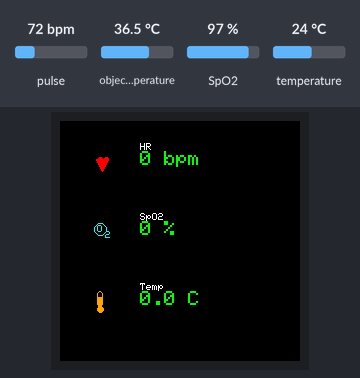
Simulated run of this sketch. Board: ESP32. Parts: 240×240 colour display. The test bench sets the inputs (shaded band); at power-on: pulse 72 bpm, SpO2 97 %, temperature 24 °C, object temperature 36.5 °C. WiFi joins after 1.5 s; servers stay silent unless stated; what the sketch prints to the serial monitor is not drawn.

Above: at 4.47 s.
4.5 s: pulse set to 42 bpm
At 7.96 s:
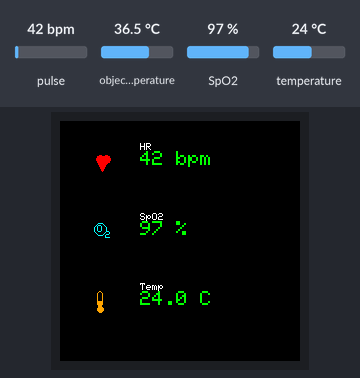
9.4 s: SpO2 set to 80 %
At 12.46 s:
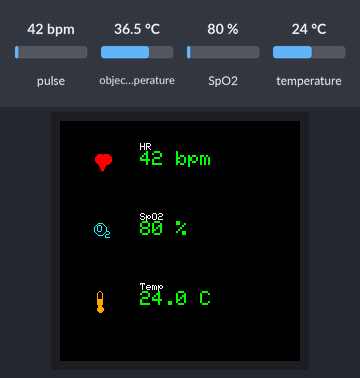
13.3 s: temperature set to 12 °C
At 15.88 s:
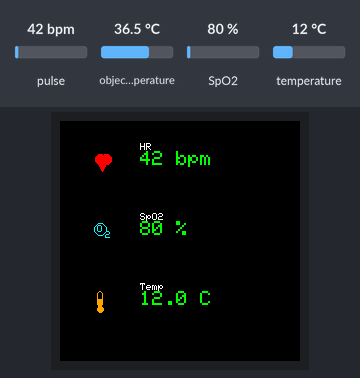
17.3 s: object temperature set to 20 °C
At 21.47 s:
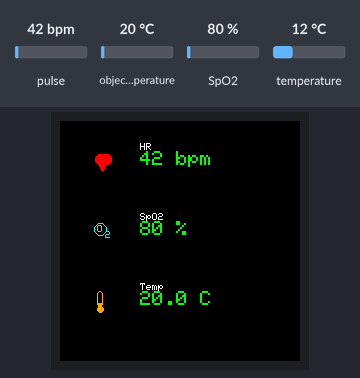
21.5 s: pulse set to 70 bpm
At 24.49 s:
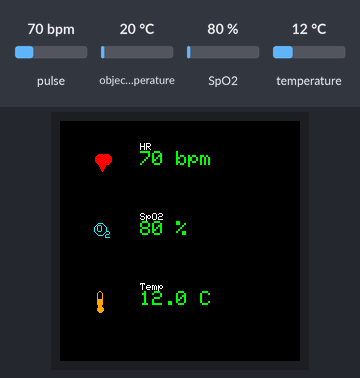

The sketch:

ucmn-smartbmi.ino
```cpp
#include <Wire.h>
#include <SPI.h>
#include <Adafruit_GFX.h>
#include <Adafruit_GC9A01A.h>
#include <Adafruit_MLX90614.h>
#include "MAX30105.h"
#include "spo2_algorithm.h"

#include "configFirebase.h"
CONFIGFIREBASE conFirebase;

// ===== TFT PINS =====
#define TFT_MOSI 23 //SDA
#define TFT_SCLK 18 //SCl
#define TFT_CS   5
#define TFT_DC   15
#define TFT_RST  4

Adafruit_GC9A01A tft(TFT_CS, TFT_DC, TFT_RST);

MAX30105 particleSensor;
Adafruit_MLX90614 mlx;

// ===== SPO2 BUFFERS =====
#define BUFFER_SIZE 100
uint32_t irBuffer[BUFFER_SIZE];
uint32_t redBuffer[BUFFER_SIZE];

int32_t spo2;
int8_t validSPO2;
int32_t heartRate;
int8_t validHeartRate;

float temperature = 0;

unsigned long lastSampleTime   = 0;
unsigned long lastComputeTime  = 0;
unsigned long lastTempReadTime = 0;
unsigned long lastUIUpdate     = 0;
unsigned long prevTime = 0;

const unsigned long SAMPLE_INTERVAL   = 10;
const unsigned long COMPUTE_INTERVAL  = 4000;
const unsigned long TEMP_INTERVAL     = 5000;
const unsigned long UI_INTERVAL       = 120;

int bufferIndex = 0;
bool bufferReady = false;

// ===== Layout =====
#define ICON_X   40
#define VALUE_X  80
#define HR_Y     30
#define SPO2_Y   100
#define TEMP_Y   170

// ===== Animation =====
int heartPulse = 0;
bool heartGrow = true;
int waveOffset = 0;

// ===== UI Functions =====
void drawStaticUI() {
  tft.fillScreen(GC9A01A_BLACK);

  tft.setTextColor(GC9A01A_WHITE);
  tft.setTextSize(1);

  tft.setCursor(VALUE_X, HR_Y - 8); tft.print("HR");
  tft.setCursor(VALUE_X, SPO2_Y - 8); tft.print("SpO2");
  tft.setCursor(VALUE_X, TEMP_Y - 8); tft.print("Temp");
}

void updateValues() {
  // Clear previous values
  tft.fillRect(VALUE_X, HR_Y, 100, 20, GC9A01A_BLACK);
  tft.fillRect(VALUE_X, SPO2_Y, 100, 20, GC9A01A_BLACK);
  tft.fillRect(VALUE_X, TEMP_Y, 100, 20, GC9A01A_BLACK);

  tft.setTextColor(GC9A01A_GREEN);
  tft.setTextSize(2);

  tft.setCursor(VALUE_X, HR_Y); tft.print(validHeartRate ? heartRate : 0); tft.print(" bpm");
  tft.setCursor(VALUE_X, SPO2_Y); tft.print(validSPO2 ? spo2 : 0); tft.print(" %");
  tft.setCursor(VALUE_X, TEMP_Y); tft.print(temperature, 1); tft.print(" C");
}

void drawAnimations() {
  // Clear icon areas only
  tft.fillRect(ICON_X - 10, HR_Y - 5, 30, 30, GC9A01A_BLACK);
  tft.fillRect(ICON_X - 10, SPO2_Y - 5, 30, 30, GC9A01A_BLACK);
  tft.fillRect(ICON_X - 10, TEMP_Y - 5, 30, 30, GC9A01A_BLACK);

  int size = 3 + heartPulse;
  tft.fillCircle(ICON_X, HR_Y + 8, size, GC9A01A_RED);
  tft.fillCircle(ICON_X + 6, HR_Y + 8, size, GC9A01A_RED);
  tft.fillTriangle(ICON_X - 4, HR_Y + 8, ICON_X + 8, HR_Y + 8, ICON_X + 2, HR_Y + 20, GC9A01A_RED);

  tft.drawCircle(ICON_X, SPO2_Y + 8, 6, GC9A01A_CYAN);
  tft.setTextColor(GC9A01A_CYAN);
  tft.setTextSize(1);
  tft.setCursor(ICON_X - 3, SPO2_Y + 4); tft.print("O");
  tft.setCursor(ICON_X + 5, SPO2_Y + 10); tft.print("2");

  int bx = ICON_X - 3;
  int by = TEMP_Y;
  tft.drawRoundRect(bx, by, 6, 16, 3, GC9A01A_ORANGE);
  tft.fillCircle(bx + 3, by + 18, 3, GC9A01A_ORANGE);
  int mercury = 4 + (waveOffset * 2);
  tft.fillRect(bx + 1, by + 16 - mercury, 4, mercury, GC9A01A_ORANGE);

   heartPulse += heartGrow ? 1 : -1;
  if (heartPulse > 2 || heartPulse < 0) heartGrow = !heartGrow;
  waveOffset = (waveOffset + 1) % 4;
}

void setup() {
  Serial.begin(115200);

  conFirebase.initFirebase();
  delay(1500);
  SPI.begin(TFT_SCLK, -1, TFT_MOSI, TFT_CS);
  SPI.setFrequency(1000000);

  tft.begin();
  tft.setRotation(0);
  drawStaticUI();

  if (!particleSensor.begin(Wire, I2C_SPEED_FAST)) {
    Serial.println("MAX30105 not found!"); while(true);
  }
  particleSensor.setup(60, 4, 2, 100, 411, 4096);
  particleSensor.setPulseAmplitudeRed(0x1F);
  particleSensor.setPulseAmplitudeIR(0x1F);

  if (!mlx.begin()) { Serial.println("MLX90614 not found!"); while(true); }
}

void loop() {
  unsigned long currentTime = millis();

  if (currentTime - lastSampleTime >= SAMPLE_INTERVAL) {
    lastSampleTime = currentTime;
    if (particleSensor.available()) {
      redBuffer[bufferIndex] = particleSensor.getRed();
      irBuffer[bufferIndex]  = particleSensor.getIR();
      particleSensor.nextSample();
      bufferIndex++;
      if (bufferIndex >= BUFFER_SIZE) { bufferIndex = 0; bufferReady = true; }
    } else particleSensor.check();
  }

  if (bufferReady && currentTime - lastComputeTime >= COMPUTE_INTERVAL) {
    lastComputeTime = currentTime;

    maxim_heart_rate_and_oxygen_saturation(
      irBuffer, BUFFER_SIZE,
      redBuffer,
      &spo2, &validSPO2,
      &heartRate, &validHeartRate
    );

    float temp = particleSensor.readTemperature();
    temperature = temp;

    Serial.print("HR: "); Serial.print(validHeartRate ? heartRate : 0);
    Serial.print(" | SpO2: "); Serial.print(validSPO2 ? spo2 : 0);
    Serial.print(" | Temp: "); Serial.print(temp); Serial.println(" °C");
  }

  if (currentTime - lastTempReadTime >= TEMP_INTERVAL) {
    lastTempReadTime = currentTime;
    float tempC = mlx.readObjectTempC();
    if (!isnan(tempC)) temperature = tempC;
  }

  if (currentTime - lastUIUpdate >= UI_INTERVAL) {
    lastUIUpdate = currentTime;
    updateValues();
    drawAnimations();
  }

  if(!conFirebase.WiFiError()) {
    conFirebase.sendFirebaseData(heartRate, spo2, temperature);
  }
}
```

configFirebase.cpp
```cpp
#include "configFirebase.h"

#include <Arduino.h>
#include <WiFi.h>
#include <FirebaseESP32.h>

#include <addons/TokenHelper.h>
#include <addons/RTDBHelper.h>

#define WIFI_SSID "cpesmartbmi"
#define WIFI_PASSWORD "cpesmartbmi"

#define API_KEY "AIzaSyAsVPYxgzlkA0HgokO_6Pbb0E_hBVJoUV4"
#define DATABASE_URL "https://bmi-machine-6026b-default-rtdb.firebaseio.com"

#define USER_EMAIL "admin@gmail.com"
#define USER_PASSWORD "qwerty123"

FirebaseData fbdo;
FirebaseAuth auth;
FirebaseConfig config;

bool isWiFiError = false;
static int retries = 0;
unsigned long sendDataPrevMillis = 0;

CONFIGFIREBASE::CONFIGFIREBASE() {}

void CONFIGFIREBASE::initFirebase() {
  WiFi.begin(WIFI_SSID, WIFI_PASSWORD);
  Serial.print("Connecting to Wi-Fi");

  retries = 0;
  while (WiFi.status() != WL_CONNECTED && retries <= 60) {
    retries++;
    Serial.print(".");
    delay(500);
  }

  if (WiFi.status() != WL_CONNECTED) {
    isWiFiError = true;
    Serial.println("\nWiFi connection failed!");
    return;
  }

  Serial.println("\nConnected!");
  Serial.print("IP: ");
  Serial.println(WiFi.localIP());

  config.api_key = API_KEY;
  auth.user.email = USER_EMAIL;
  auth.user.password = USER_PASSWORD;
  config.database_url = DATABASE_URL;

  config.token_status_callback = tokenStatusCallback;

  Firebase.reconnectNetwork(true);
  fbdo.setBSSLBufferSize(4096, 1024);
  Firebase.begin(&config, &auth);
}

void CONFIGFIREBASE::sendFirebaseData(float hr, float spo2, float temp) {
  if (Firebase.ready() && (millis() - sendDataPrevMillis > 3000 || sendDataPrevMillis == 0)) {
    sendDataPrevMillis = millis();

    if (hr < 0 ||  spo2 < 0 || temp < 0) return;

    Serial.printf("Set Heart Rate... %s\n",
      Firebase.setFloat(fbdo, "/monitoring/hearate", hr) ? "ok" : fbdo.errorReason().c_str());

    Serial.printf("Set SpO2... %s\n",
      Firebase.setFloat(fbdo, "/monitoring/spo2", spo2) ? "ok" : fbdo.errorReason().c_str());

    Serial.printf("Set Temp... %s\n",
      Firebase.setFloat(fbdo, "/monitoring/temperature", temp) ? "ok" : fbdo.errorReason().c_str());
  }
}

bool CONFIGFIREBASE::WiFiError() {
  return isWiFiError;
}
```

configFirebase.h
```cpp
#ifndef __CONFIGFIREBASE__H
#define __CONFIGFIREBASE__H

class CONFIGFIREBASE {
public:
  CONFIGFIREBASE();
  void initFirebase();
  bool WiFiError();
  void sendFirebaseData(float hr, float spo2, float temp);
};

#endif
```
